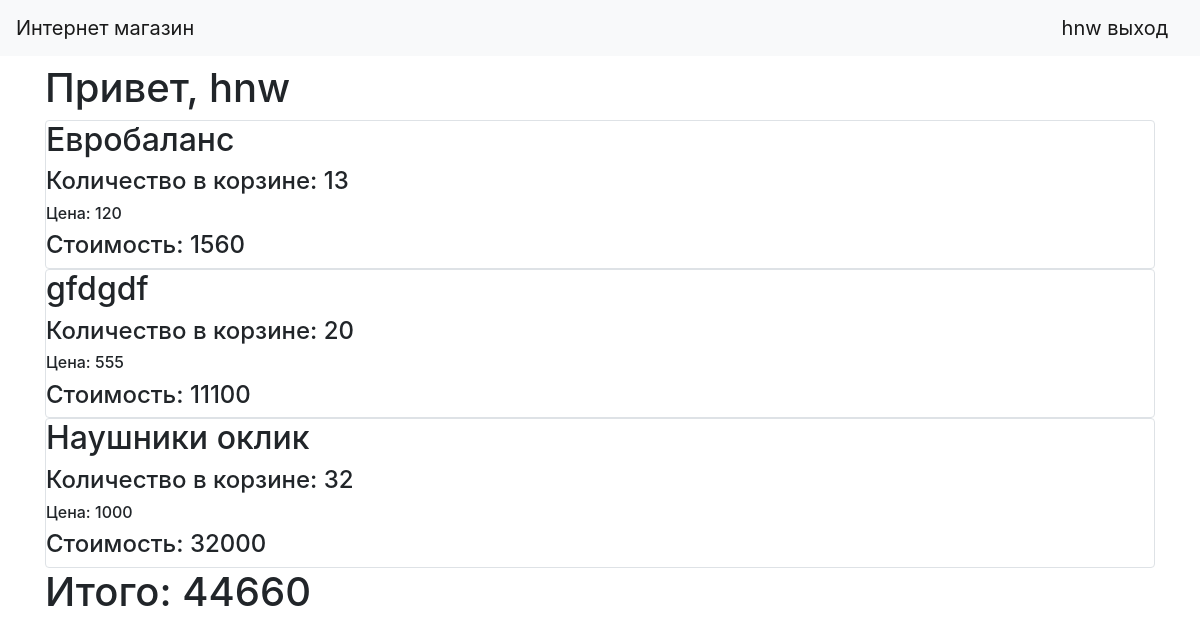
Screenshot of /cart (signed in) with the database file from the repository.
### data/users.py (models this page shows, shortened)
class User(SqlAlchemyBase, UserMixin):
    __tablename__ = 'users'
    id = sqlalchemy.Column(sqlalchemy.Integer, primary_key=True, autoincrement=True)
    name = sqlalchemy.Column(sqlalchemy.String, nullable=True)
    about = sqlalchemy.Column(sqlalchemy.String, nullable=True)
    email = sqlalchemy.Column(sqlalchemy.String, index=True, unique=True, nullable=True)
    role = sqlalchemy.Column(sqlalchemy.Integer)
    hashed_password = sqlalchemy.Column(sqlalchemy.String, nullable=True)
    cart = sqlalchemy.Column(sqlalchemy.String, default="{}")
    created_date = sqlalchemy.Column(sqlalchemy.DateTime, default=datetime.datetime.now)

### data/products.py (models this page shows, shortened)
class Products(SqlAlchemyBase):
    __tablename__ = 'products'
    id = sqlalchemy.Column(sqlalchemy.Integer, primary_key=True, autoincrement=True)
    title = sqlalchemy.Column(sqlalchemy.String, nullable=True)
    quantity = sqlalchemy.Column(sqlalchemy.Integer, nullable=True)
    price = sqlalchemy.Column(sqlalchemy.Integer, nullable=True)
    description = sqlalchemy.Column(sqlalchemy.String, nullable=True)
    category = sqlalchemy.Column(sqlalchemy.String, nullable=True)
    user_id = sqlalchemy.Column(sqlalchemy.Integer, sqlalchemy.ForeignKey("users.id"))
    user = orm.relationship('User', foreign_keys="Products.user_id", backref="products")

### main.py (the view)
@app.route('/cart', methods=['GET', 'POST'])
@login_required
def cart():
    db_sess = db_session.create_session()
    cart_db = db_sess.query(User).filter((User.id == current_user.id)).first()
    cart_db_cart = eval(cart_db.cart)
    products = db_sess.query(Products)
    price_all = 0
    for i in products:
        if i.id in cart_db_cart.keys():
            price_all += i.price * cart_db_cart[i.id]
    return render_template("cart.html", item=cart_db, cart_db=eval(cart_db.cart), products=products, price_all=price_all)

### data/db_session.py (called while the page is built)
def create_session() -> Session:
    global __factory
    return __factory()

### main.py (called while the page is built)
@login_manager.user_loader
def load_user(user_id):
    db_sess = db_session.create_session()
    return db_sess.query(User).get(user_id)

### templates/cart.html (shortened to what this page needs)
{% extends "base.html" %}
{% block content %}
{% if current_user.is_authenticated and current_user.role != "sell" %}
<h1>Привет, {{current_user.name}}</h1>
{% for product in products %}
<div class="col-md6 border rounded">
    {% if product.id in cart_db.keys() %}
    <div>
        <h2>{{product.title}}</h2>
        <h4>Количество в корзине: {{cart_db[product.id]}}</h4>
        <h6>Цена: {{product.price}}</h6>
        <h4>Стоимость: {{product.price * cart_db[product.id]}}</h4>
    </div>
    {% endif %}
</div>
{% endfor %}
<h1>Итого: {{price_all}}</h1>
{% elif current_user.is_authenticated and current_user.role == "sell" %}
<a href="/register" class="btn btn-secondary">Вы не можете покупать товары, так как являетесь продавцом. Зарегистрируйтесь как покупатель</a>
{% else %}
<a href="/register" class="btn btn-secondary">Для совершения покупок необходимо зарегистрироваться</a>
{% endif %}
{% endblock %}

### templates/base.html (shortened to what this page needs)
<!doctype html>
<html lang="en">
<head>
    <link rel="stylesheet" href="https://stackpath.bootstrapcdn.com/bootstrap/4.4.1/css/bootstrap.min.css">
</head>
  <body>
    <header>
        <nav class="navbar navbar-light bg-light">
        <a class="navbar-brand" href="#">Интернет магазин</a>
        {% if current_user.is_authenticated %}
            <a class="navbar-brand" href="/logout">{{ current_user.name }} выход</a>
        {% else %}
            <p>
                <a class="btn btn-primary " href="/register">Зарегистрироваться</a>
                <a class="btn btn-success" href="/login">Войти</a>
            </p>
        {% endif %}
    </nav>
    </header>
    <main role="main" class="container">
        {% block content %}{% endblock %}
    </main>
  </body>
</html>

### rows the page displays
User: name "hnw"
Products: title "Евробаланс", cart_db "13", price "120", product.price*cart_db[product.id] "1560"
Products: title "gfdgdf", cart_db "20", price "555", product.price*cart_db[product.id] "11100"
Products: title "Наушники оклик", cart_db "32", price "1000", product.price*cart_db[product.id] "32000"

### other values shown
{{ price_all }} "44660"
